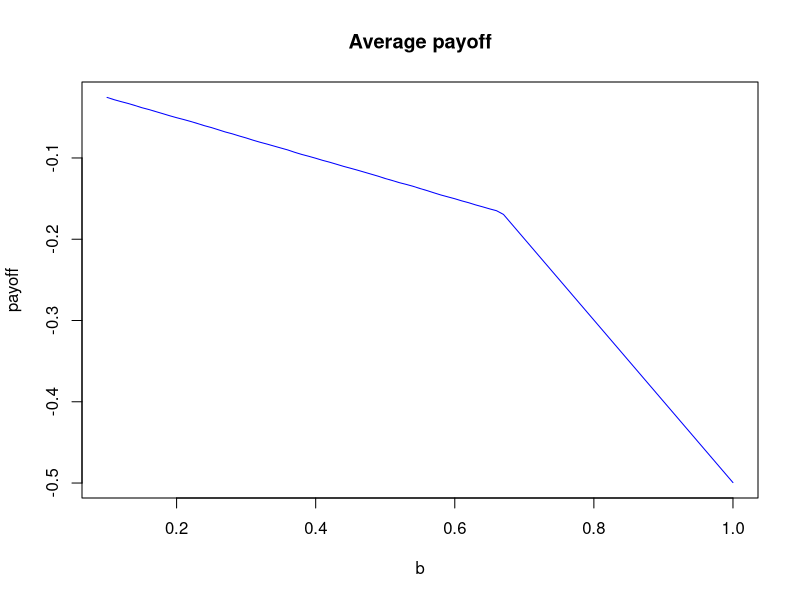

Write the R code that produced this figure.

b<- seq(0.1,1,0.01)
payoff<- c()
nsim <- 10^5
v <- runif(nsim)
for(k in 1:length(b)){payoff[k]<-mean(v[b[k] > 2/3*v]-b[k])}
plot(b,payoff, type="l", main="Average payoff", col="blue")
